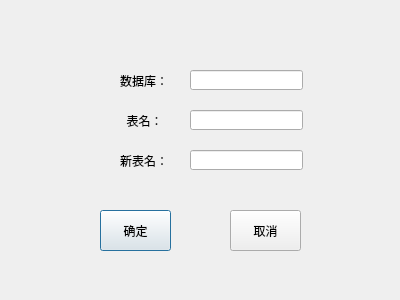
<?xml version="1.0" encoding="UTF-8"?>
<ui version="4.0">
 <class>DialogTblRename</class>
 <widget class="QDialog" name="DialogTblRename">
  <property name="geometry">
   <rect>
    <x>0</x>
    <y>0</y>
    <width>400</width>
    <height>300</height>
   </rect>
  </property>
  <property name="windowTitle">
   <string>Dialog</string>
  </property>
  <widget class="QLabel" name="label">
   <property name="geometry">
    <rect>
     <x>120</x>
     <y>75</y>
     <width>54</width>
     <height>12</height>
    </rect>
   </property>
   <property name="text">
    <string>数据库：</string>
   </property>
  </widget>
  <widget class="QLabel" name="label_2">
   <property name="geometry">
    <rect>
     <x>120</x>
     <y>115</y>
     <width>54</width>
     <height>12</height>
    </rect>
   </property>
   <property name="text">
    <string>  表名：</string>
   </property>
  </widget>
  <widget class="QLabel" name="label_3">
   <property name="geometry">
    <rect>
     <x>120</x>
     <y>155</y>
     <width>54</width>
     <height>12</height>
    </rect>
   </property>
   <property name="text">
    <string>新表名：</string>
   </property>
  </widget>
  <widget class="QPushButton" name="pushButton">
   <property name="geometry">
    <rect>
     <x>100</x>
     <y>210</y>
     <width>71</width>
     <height>41</height>
    </rect>
   </property>
   <property name="text">
    <string>确定</string>
   </property>
  </widget>
  <widget class="QPushButton" name="pushButton_2">
   <property name="geometry">
    <rect>
     <x>230</x>
     <y>210</y>
     <width>71</width>
     <height>41</height>
    </rect>
   </property>
   <property name="text">
    <string>取消</string>
   </property>
  </widget>
  <widget class="QLineEdit" name="lineEdit">
   <property name="geometry">
    <rect>
     <x>190</x>
     <y>70</y>
     <width>113</width>
     <height>20</height>
    </rect>
   </property>
  </widget>
  <widget class="QLineEdit" name="lineEdit_2">
   <property name="geometry">
    <rect>
     <x>190</x>
     <y>110</y>
     <width>113</width>
     <height>20</height>
    </rect>
   </property>
  </widget>
  <widget class="QLineEdit" name="lineEdit_3">
   <property name="geometry">
    <rect>
     <x>190</x>
     <y>150</y>
     <width>113</width>
     <height>20</height>
    </rect>
   </property>
  </widget>
 </widget>
 <resources/>
 <connections/>
</ui>
